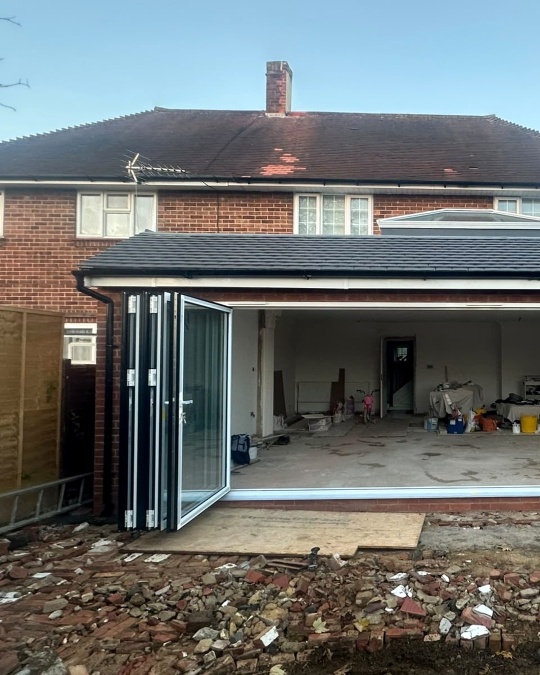
#> input picture images/2026-11-12/2026-11-12-rear-extension-bifold-1-4x5.jpg, 1080 x 1350 px (shown at 1/2 size)
$ python edit.py ../images/2026-11-12/2026-11-12-rear-extension-bifold-1-4x5.jpg   (older library calls are emulated)
#> lines starting #> are read from the running program, lines starting #| are printed output that depends on the picture
"""Honest, photo-by-photo edits for social posts.

Every photo is measured first: its size and shape, exposure, clipped
highlights, dark areas, colour cast, saturation, sharpness, noise, how
tilted its vertical lines are, and where the structure (door frames,
glazing bars, walls) sits. The edit is then built for that photo alone.
It only crops, straightens, corrects perspective, reduces noise and adjusts
light and colour: it never adds, removes or changes anything in the picture.
All metadata, including GPS location, is stripped.

Makes a feed version for Instagram and Facebook (<name>-feed.jpg) and a
9:16 vertical version for TikTok (<name>-9x16.jpg, 1080x1920).

The feed version is 4:5 (1080x1350) when the doors and frames fit inside a
4:5 crop. When they don't, nothing is cut off: the whole photo is shown on
a softly blurred background ("fit"), or, for a post whose photos are all
landscape, the photo is kept at its own shape ("native", 1080 wide).
Crops are chosen by looking for the structure in the photo and never cut
through a door frame or mullion when they can avoid it.

1. Measure a photo and see the suggested settings, with the reason for each:
     python scripts/edit.py INPUT --analyse

2. Edit it. Every setting you leave out uses the suggestion for this photo;
   anything you pass overrides it. (--preset none starts from no changes.)
     python scripts/edit.py INPUT --name ealing-bifold-1 \
         [--feed auto|crop|fit|native] [--tall auto|crop|fit] [--focus x,y] \
         [--rotate n] [--keystone n] [--auto 0|1] [--denoise n] \
         [--shadows n] [--highlights n] [--brightness n] [--contrast n] \
         [--clarity n] [--saturation n] [--warmth n] [--sharpen 0|1] \
         [--out images/2026-11-16]

--feed       auto (default) = 4:5 crop when the structure fits, else fit;
             crop = always crop to 4:5 around the structure; fit = whole
             photo on a blurred 4:5 background; native = the photo's own
             shape, 1080 wide (landscape or square photos only)
--tall       auto (default) = 9:16 crop when the structure fits, else fit
--focus      only if the automatic crop chose badly: the subject's centre as
             x,y fractions of the photo (0 to 1)
--rotate     degrees to straighten, positive = anticlockwise (within 5)
--keystone   fixes walls and frames leaning in because the phone was tilted
             (within 0.2): positive when they narrow towards the top
--auto       1 = automatic levels and white balance, 0 = off (keep warm light)
--denoise    0 = off, up to 10 for grainy low-light photos
--shadows    0 to 0.5: lift dark areas
--highlights 0 to 0.5: recover bright sky, windows and glare
--brightness 0.8 to 1.3 (1.0 = unchanged)
--contrast   0.9 to 1.2 (1.0 = unchanged)
--clarity    0 to 1: local contrast on detailed areas (frames, brickwork);
             smooth areas such as sky and plain walls are left alone
--saturation 0.9 to 1.15 (1.0 = unchanged)
--warmth     -0.08 to 0.08 (0 = unchanged)
--sharpen    1 = extra sharpening for a soft photo (output sharpening is always on)
"""
import argparse
import json
import math
import os
import sys

import cv2
import numpy as np
from PIL import Image, ImageEnhance, ImageFilter, ImageOps

try:
    from pillow_heif import register_heif_opener  # iPhone HEIC photos
    register_heif_opener()
#> (this line was passed over: pillow_heif is not available in this run)
except ImportError:
    pass

FEED_RATIO = 4 / 5
TALL_RATIO = 9 / 16
FEED_SIZE = (1080, 1350)
TALL_SIZE = (1080, 1920)
KEEP = 0.97          # a crop must keep this share of the structure, or we don't crop
LIMITS = {
    'rotate': (-5, 5), 'keystone': (-0.2, 0.2), 'denoise': (0, 10),
    'shadows': (0, 0.5), 'highlights': (0, 0.5), 'brightness': (0.8, 1.3),
    'contrast': (0.9, 1.2), 'clarity': (0, 1), 'saturation': (0.9, 1.15),
    'warmth': (-0.08, 0.08),
}
NEUTRAL = {
    'rotate': 0.0, 'keystone': 0.0, 'auto': 1, 'denoise': 0.0, 'shadows': 0.0,
    'highlights': 0.0, 'brightness': 1.0, 'contrast': 1.0, 'clarity': 0.0,
    'saturation': 1.0, 'warmth': 0.0, 'sharpen': 0, 'feed': 'auto', 'tall': 'auto',
}
LUMA = np.array([0.2126, 0.7152, 0.0722], dtype=np.float32)


def as_array(img):
    return np.asarray(img, dtype=np.float32) / 255.0


def as_image(arr):
    return Image.fromarray((np.clip(arr, 0, 1) * 255 + 0.5).astype(np.uint8))


def small(img, long_side=1000):
    s = long_side / max(img.size)
    return img.resize((round(img.width * s), round(img.height * s)), Image.LANCZOS) if s < 1 else img


# ── measuring ──────────────────────────────────────────────────────────────

def find_lines(img):
    """Long straight lines at a working size: the frames, mullions, walls and
    floor lines that give a glazing photo its structure. Brick courses,
    rubble and foliage are too short to count."""
    g = np.asarray(small(img).convert('L'))
    h, w = g.shape
    edges = cv2.Canny(cv2.GaussianBlur(g, (3, 3), 0), 50, 150)
    found = cv2.HoughLinesP(edges, 1, np.pi / 360, threshold=60, minLineLength=int(min(h, w) * 0.1), maxLineGap=6)
    lines = found.reshape(-1, 4).astype(float) if found is not None else np.zeros((0, 4))
    return g.shape, lines


def measure_lines(shape, lines):
    """Fits the lean of near-vertical lines across the photo:
    lean = tilt + convergence * position. Tilt gives the rotation,
    convergence gives the keystone."""
    h, w = shape
    leans, pos, weight = [], [], []
    for x1, y1, x2, y2 in lines:
        if abs(y2 - y1) < 3 * abs(x2 - x1) or y1 == y2:
            continue  # not within about 18 degrees of vertical
        if y1 > y2:
            x1, y1, x2, y2 = x2, y2, x1, y1  # (x1, y1) is the top end
        lean = (x1 - x2) / (y2 - y1)
        if abs(lean) > 0.21:
            continue  # leans more than 12 degrees: a diagonal, not a vertical
        leans.append(lean)
        pos.append(((x1 + x2) / 2 - w / 2) / w)
        weight.append(math.hypot(x2 - x1, y2 - y1))
    n = len(leans)
    lean, u, wt = np.array(leans), np.array(pos), np.array(weight)
    left, right = int((u < -0.12).sum()), int((u > 0.12).sum())
    result = {
        'vertical_lines': n,
        'lines_found_on': 'none' if n == 0 else 'both sides' if left and right else 'left side only' if left else 'right side only' if right else 'centre only',
        'rotate': 0.0, 'keystone': 0.0, 'lines_reliable': False,
    }
    # Tilt and perspective can only be told apart with lines on both sides:
    # lines on one side may lean because of the lens, not because the photo
    # is rotated.
    if n < 4 or not (left >= 2 and right >= 2):
        return result
    keep = np.ones(n, bool)
    for _ in range(3):   # fit, drop lines that disagree by over 1.5 degrees, refit
        A = np.stack([np.ones(keep.sum()), u[keep]], 1) * np.sqrt(wt[keep])[:, None]
        a, b = np.linalg.lstsq(A, lean[keep] * np.sqrt(wt[keep]), rcond=None)[0]
        keep = np.abs(lean - (a + b * u)) < 0.026
        if keep.sum() < 4:
            return result
    if wt[keep].sum() < 0.5 * wt.sum() or (u[keep] < -0.12).sum() < 2 or (u[keep] > 0.12).sum() < 2:
        return result
    result.update(rotate=round(math.degrees(math.atan(a)), 2), keystone=round(float(-b * h / w), 3), lines_reliable=True)
    return result


def structure_maps(shape, lines):
    """Two maps at the working size: where the near-vertical structure is
    (frames, mullions, jambs) and where the near-horizontal structure is
    (heads, thresholds, floor and ceiling lines), each line weighted by its
    length. Diagonals (roofs, perspective lines) are left out."""
    h, w = shape
    vmap, hmap = np.zeros((h, w), np.float32), np.zeros((h, w), np.float32)
    for x1, y1, x2, y2 in lines:
        dx, dy, n = x2 - x1, y2 - y1, math.hypot(x2 - x1, y2 - y1)
        if abs(dy) >= 3 * abs(dx):
            cv2.line(vmap, (int(x1), int(y1)), (int(x2), int(y2)), float(n), 2)
        elif abs(dx) >= 3 * abs(dy):
            cv2.line(hmap, (int(x1), int(y1)), (int(x2), int(y2)), float(n), 2)
    return vmap, hmap


def span(profile, lo=0.01, hi=0.99):
    """Where the weight of a 1-D profile sits, as fractions, ignoring the
    outer 1% at each end so a stray line doesn't stretch it."""
    total = profile.sum()
    if total <= 0:
        return 0.0, 1.0
    c = np.cumsum(profile) / total
    return float(np.searchsorted(c, lo) / len(profile)), float((np.searchsorted(c, hi) + 1) / len(profile))


def best_window(profile, win, cut):
    """The offset of a window of `win` samples that keeps the most structure
    and whose two edges fall where there is the least structure to cut
    through. Returns (offset, share of the structure kept)."""
    n = len(profile)
    if win >= n:
        return 0, 1.0
    total = profile.sum()
    if total <= 0:
        return (n - win) // 2, 1.0
    cs = np.concatenate([[0.0], np.cumsum(profile)])
    offs = np.arange(0, n - win + 1)
    inside = cs[offs + win] - cs[offs]
    penalty = cut[offs] + cut[offs + win - 1]
    score = inside - 2.0 * penalty - 0.02 * total * np.abs(offs - (n - win) / 2) / max(1, n - win)
    off = int(offs[np.argmax(score)])
    return off, float(inside[off] / total)


def crop_plan(shape, vmap, hmap, ratio):
    """Plans a crop of the given width:height ratio around the structure.
    Returns the crop box as fractions and the share of structure it keeps."""
    h, w = shape
    if w / h > ratio:            # too wide: choose where to cut left and right
        win = int(round(h * ratio))
        col = vmap.sum(0) + 0.3 * hmap.sum(0)
        cut = cv2.blur(vmap.sum(0).reshape(1, -1), (max(3, int(w * 0.015)), 1)).ravel()
        off, kept = best_window(col, win, cut)
        return (off / w, 0.0, (off + win) / w, 1.0), kept
    if w / h < ratio:            # too tall: choose where to cut top and bottom
        win = int(round(w / ratio))
        row = hmap.sum(1) + 0.3 * vmap.sum(1)
        cut = cv2.blur(hmap.sum(1).reshape(-1, 1), (1, max(3, int(h * 0.015)))).ravel()
        off, kept = best_window(row, win, cut)
        return (0.0, off / h, 1.0, (off + win) / h), kept
    return (0.0, 0.0, 1.0, 1.0), 1.0


def measure(img):
    arr = as_array(small(img))
    L = arr @ LUMA
    p2, p50, p98 = np.percentile(L, [2, 50, 98])
    mid = (L > 0.2) & (L < 0.85)
    r, g, b = (arr[mid].mean(0) if mid.sum() > 500 else arr.reshape(-1, 3).mean(0))
    hsv = cv2.cvtColor((arr * 255).astype(np.uint8), cv2.COLOR_RGB2HSV)
    grey = (L * 255).astype(np.float32)
    # Immerkaer's fast noise estimate, at full resolution (a centre crop, for
    # speed), because downsizing hides grain.
    full = np.asarray(img.convert('L'), dtype=np.float32)
    fh, fw = full.shape
    cy, cx, half = fh // 2, fw // 2, 750
    full = full[max(0, cy - half):cy + half, max(0, cx - half):cx + half]
    k = np.array([[1, -2, 1], [-2, 4, -2], [1, -2, 1]], np.float32)
    hh, ww = full.shape
    noise = math.sqrt(math.pi / 2) / (6 * (ww - 2) * (hh - 2)) * np.abs(cv2.filter2D(full, -1, k)[1:-1, 1:-1]).sum()
    shape, lines = find_lines(img)
    vmap, hmap = structure_maps(shape, lines)
    x0, x1 = span(vmap.sum(0))
    y0, y1 = span(hmap.sum(1) + vmap.sum(1))
    feed_box, feed_kept = crop_plan(shape, vmap, hmap, FEED_RATIO)
    tall_box, tall_kept = crop_plan(shape, vmap, hmap, TALL_RATIO)
    m = {
        'width': img.width, 'height': img.height,
        'shape': 'landscape' if img.width > img.height * 1.1 else 'portrait' if img.height > img.width * 1.1 else 'square',
        'median_brightness': round(float(p50), 3),
        'range': round(float(p98 - p2), 3),
        'dark_share': round(float((L < 0.1).mean()), 3),
        'clipped_share': round(float((L > 0.98).mean()), 3),
        'cast_red_blue': round(float(r - b), 3),
        'cast_green': round(float(g - (r + b) / 2), 3),
        'saturation': round(float(hsv[..., 1].mean() / 255), 3),
        'sharpness': round(float(cv2.Laplacian(grey, cv2.CV_32F).var()), 1),
        'noise': round(float(noise), 2),
        'structure_lines': int(len(lines)),
        'structure_box': [round(x0, 2), round(y0, 2), round(x1, 2), round(y1, 2)],
        'feed_crop': {'box': [round(v, 3) for v in feed_box], 'keeps': round(feed_kept, 3)},
        'tall_crop': {'box': [round(v, 3) for v in tall_box], 'keeps': round(tall_kept, 3)},
    }
    m.update(measure_lines(shape, lines))
    return m


def suggest(m):
    """Settings for this photo, each with the reason."""
    s, why = dict(NEUTRAL), {}
    if not m['lines_reliable']:
        why['lines'] = f"straightening not measured (vertical lines: {m['lines_found_on']}); judge it by eye"
    if m['lines_reliable'] and abs(m['rotate']) >= 0.4:
        s['rotate'] = round(max(-5, min(5, m['rotate'] * 0.9)), 2)
        why['rotate'] = f"vertical lines lean {m['rotate']} degrees on average"
    if m['lines_reliable'] and abs(m['keystone']) >= 0.025:
        s['keystone'] = round(max(-0.15, min(0.15, m['keystone'] * 0.8)), 3)
        why['keystone'] = f"verticals converge (measured {m['keystone']}); corrected at 80%, up to 0.15, so it still looks natural"
    p50 = m['median_brightness']
    if p50 < 0.35 and m['cast_red_blue'] > 0.06:
        s['auto'] = 0
        why['auto'] = 'warm low light (evening or interior lamps): levels and white balance left alone'
    if m['noise'] > 4.5 and p50 < 0.45:
        s['denoise'] = round(min(10, (m['noise'] - 3) * 1.5), 1)
        why['denoise'] = f"grainy (noise {m['noise']}) and dark"
    if p50 < 0.38 or m['dark_share'] > 0.18:
        s['shadows'] = round(min(0.45, 0.15 + max(0, 0.38 - p50) * 1.5 + max(0, m['dark_share'] - 0.18)), 2)
        why['shadows'] = f"dark photo (median {p50}, {round(m['dark_share'] * 100)}% near black)"
    if p50 < 0.33:
        s['brightness'] = round(1 + min(0.12, (0.4 - p50) * 0.5), 2)
        why['brightness'] = 'underexposed overall'
    elif p50 > 0.68:
        s['brightness'] = 0.95
        why['brightness'] = 'very bright overall'
    if m['clipped_share'] > 0.015:
        s['highlights'] = round(min(0.4, 0.15 + m['clipped_share'] * 3), 2)
        why['highlights'] = f"{round(m['clipped_share'] * 100, 1)}% of the photo is blown out (sky, windows or glare)"
    if m['range'] < 0.6:
        s['contrast'] = 1.06
        why['contrast'] = f"flat or hazy (tonal range {m['range']})"
    s['clarity'] = 0.15 if m['noise'] > 5 else 0.4
    why['clarity'] = 'kept low because the photo is grainy' if m['noise'] > 5 else 'standard crispness for frames and brickwork; sky and plain walls are left smooth'
    if m['saturation'] < 0.15:
        s['saturation'] = 1.08
        why['saturation'] = 'washed-out colour'
    elif m['saturation'] < 0.25:
        s['saturation'] = 1.04
        why['saturation'] = 'slightly muted colour'
    if m['sharpness'] < 120:
        s['sharpen'] = 1
        why['sharpen'] = f"soft (sharpness {m['sharpness']})"
    fk, tk = m['feed_crop']['keeps'], m['tall_crop']['keeps']
    if fk >= KEEP:
        s['feed'] = 'crop'
        why['feed'] = f"a 4:5 crop keeps {round(fk * 100)}% of the frames and glazing"
    else:
        s['feed'] = 'fit'
        why['feed'] = f"a 4:5 crop would cut off {round((1 - fk) * 100)}% of the frames and glazing, so the whole photo is shown on a blurred background (or use --feed native if every photo in the post is landscape)"
    if tk >= KEEP:
        s['tall'] = 'crop'
        why['tall'] = f"a 9:16 crop keeps {round(tk * 100)}% of the structure"
    else:
        s['tall'] = 'fit'
        why['tall'] = f"a 9:16 crop would cut off {round((1 - tk) * 100)}% of the structure, so the whole photo is shown on a black background"
    short = min(m['width'], m['height'])
    if short < 1080:
        why['size'] = f"small photo ({m['width']}x{m['height']}): it will be enlarged and may look soft"
    return s, why


# ── editing ────────────────────────────────────────────────────────────────

# [99 lines left out: functions largest_rotated_rect, straighten, keystone, denoise, auto_tone, shadows_highlights and 2 more, not called in this run]


def crop_box(img, box):
    w, h = img.size
    return img.crop((int(box[0] * w), int(box[1] * h), int(box[2] * w), int(box[3] * h)))


# [22 lines left out: functions crop_focus, fit_frame, not called in this run]


def output_sharpen(img, extra):
    """Downsizing softens edges; restore them, a little more if the photo was soft."""
    return img.filter(ImageFilter.UnsharpMask(radius=0.8 if not extra else 1.1, percent=35 if not extra else 70, threshold=2))


# [5 lines left out: function clamp, not called in this run]


def main():
    p = argparse.ArgumentParser()
    p.add_argument('input')
    p.add_argument('--analyse', action='store_true')
    p.add_argument('--preset', choices=['auto', 'none'], default='auto')
    p.add_argument('--name')
    p.add_argument('--focus')
    for k in ('rotate', 'keystone', 'denoise', 'shadows', 'highlights', 'brightness', 'contrast', 'clarity', 'saturation', 'warmth'):
        p.add_argument(f'--{k}', type=float)
    p.add_argument('--auto', type=int, choices=[0, 1])
    p.add_argument('--sharpen', type=int, choices=[0, 1])
    p.add_argument('--feed', choices=['auto', 'crop', 'fit', 'native'])
    p.add_argument('--tall', choices=['auto', 'crop', 'fit', 'blur'])
    p.add_argument('--out', default='ready')
    a = p.parse_args()

    img = ImageOps.exif_transpose(Image.open(a.input)).convert('RGB')  # upright, no metadata carried over
    m = measure(img)
    suggested, why = suggest(m)
    if a.analyse:
        print(json.dumps({'measured': m, 'suggested': suggested, 'why': why}, indent=1))
        return 0
    if not a.name:
        p.error('--name is required unless --analyse is used')

    s = dict(suggested if a.preset == 'auto' else NEUTRAL)
    for k in s:
        if getattr(a, k) is not None:
            s[k] = getattr(a, k)
    for k in LIMITS:
        s[k] = clamp(k, s[k])
    if s['tall'] == 'blur':
        s['tall'] = 'fit'
    if s['feed'] == 'auto':
        s['feed'] = suggested['feed'] if suggested['feed'] != 'auto' else 'crop'
    if s['tall'] == 'auto':
        s['tall'] = suggested['tall'] if suggested['tall'] != 'auto' else 'crop'
    if s['feed'] == 'native' and m['height'] > m['width'] * 1.25:
        print('note: native is for landscape or square photos; this one is portrait, using a 4:5 crop')
        s['feed'] = 'crop'

    img = straighten(img, s['rotate'])
    img = keystone(img, s['keystone'])
    # The crop plan is re-measured after straightening, because the frame moved.
    shape, lines = find_lines(img)
    vmap, hmap = structure_maps(shape, lines)
    img = denoise(img, s['denoise'])
    if s['auto']:
        img = auto_tone(img, m)
    img = shadows_highlights(img, s['shadows'], s['highlights'])
    img = ImageEnhance.Brightness(img).enhance(s['brightness'])
    img = ImageEnhance.Contrast(img).enhance(s['contrast'])
    img = clarity(img, s['clarity'])
    img = ImageEnhance.Color(img).enhance(s['saturation'])
    img = warm(img, s['warmth'])

    os.makedirs(a.out, exist_ok=True)
    report = {k: s[k] for k in s if s[k] != NEUTRAL[k]}
    outputs = []

    # Feed version (Instagram and Facebook)
    if s['feed'] == 'native':
        ratio = max(FEED_RATIO, min(1.91, img.width / img.height))
        feed = img if abs(img.width / img.height - ratio) < 0.01 else crop_box(img, crop_plan(shape, vmap, hmap, ratio)[0])
        size = (1080, round(1080 * feed.height / feed.width))
        report['feed_used'] = f'native {feed.width}:{feed.height}, nothing cut off'
    elif s['feed'] == 'fit':
        feed, size = fit_frame(img, FEED_SIZE), FEED_SIZE
        report['feed_used'] = 'fit: whole photo on a blurred 4:5 background'
    else:
        if a.focus:
            fx, fy = (min(max(float(v), 0.0), 1.0) for v in a.focus.split(','))
            feed, note = crop_focus(img, FEED_RATIO, fx, fy), f'4:5 crop around focus {fx},{fy}'
        else:
            box, kept = crop_plan(shape, vmap, hmap, FEED_RATIO)
            feed, note = crop_box(img, box), f'4:5 crop keeping {round(kept * 100)}% of the structure'
            if kept < KEEP:
                print(f'warning: the 4:5 crop cuts off {round((1 - kept) * 100)}% of the frames and glazing; consider --feed fit or native')
        size = FEED_SIZE
        report['feed_used'] = note
    outputs.append(('feed', feed, size))

    # 9:16 version (TikTok)
    if s['tall'] == 'fit':
        tall, note = fit_frame(img, TALL_SIZE, 'black'), 'fit: whole photo on a black 9:16 background'
    elif a.focus:
        fx, fy = (min(max(float(v), 0.0), 1.0) for v in a.focus.split(','))
        tall, note = crop_focus(img, TALL_RATIO, fx, fy), f'9:16 crop around focus {fx},{fy}'
    else:
        box, kept = crop_plan(shape, vmap, hmap, TALL_RATIO)
        tall, note = crop_box(img, box), f'9:16 crop keeping {round(kept * 100)}% of the structure'
        if kept < KEEP:
            print(f'warning: the 9:16 crop cuts off {round((1 - kept) * 100)}% of the structure; consider --tall fit')
    report['tall_used'] = note
    outputs.append(('9x16', tall, TALL_SIZE))

    for label, picture, (tw, th) in outputs:
        if picture.width < tw * 0.6:
            print(f'warning: {label} uses only {picture.width}px of width, so it will look soft when enlarged')
        out = picture.resize((tw, th), Image.LANCZOS) if picture.size != (tw, th) else picture
        out = output_sharpen(out, s['sharpen'])
        path = os.path.join(a.out, f'{a.name}-{label}.jpg')
        out.save(path, 'JPEG', quality=92, subsampling=0, optimize=True, progressive=True)  # no EXIF
        print(path)
    print('settings: ' + json.dumps(report))
    return 0


if __name__ == '__main__':
    sys.exit(main())
#> in main, img is the input picture: PIL image 1080x1350 RGB; mean R, G, B 108.7, 113.3, 112.5
#> in small, `return img.resize((round(img.width * s), round(img.height * s)), Image..`:
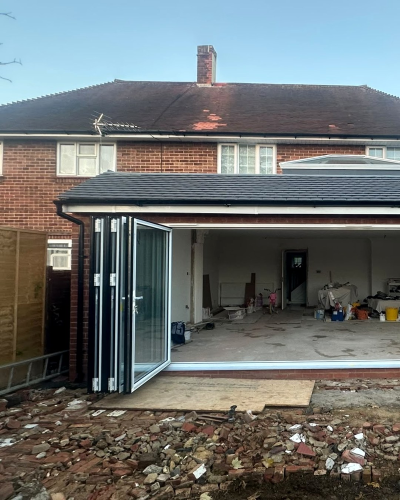
#> returned value: PIL image 800x1000 RGB (shown at 1/2 size); mean R, G, B 108.7, 113.3, 112.5
#> in measure, `L = arr @ LUMA`:
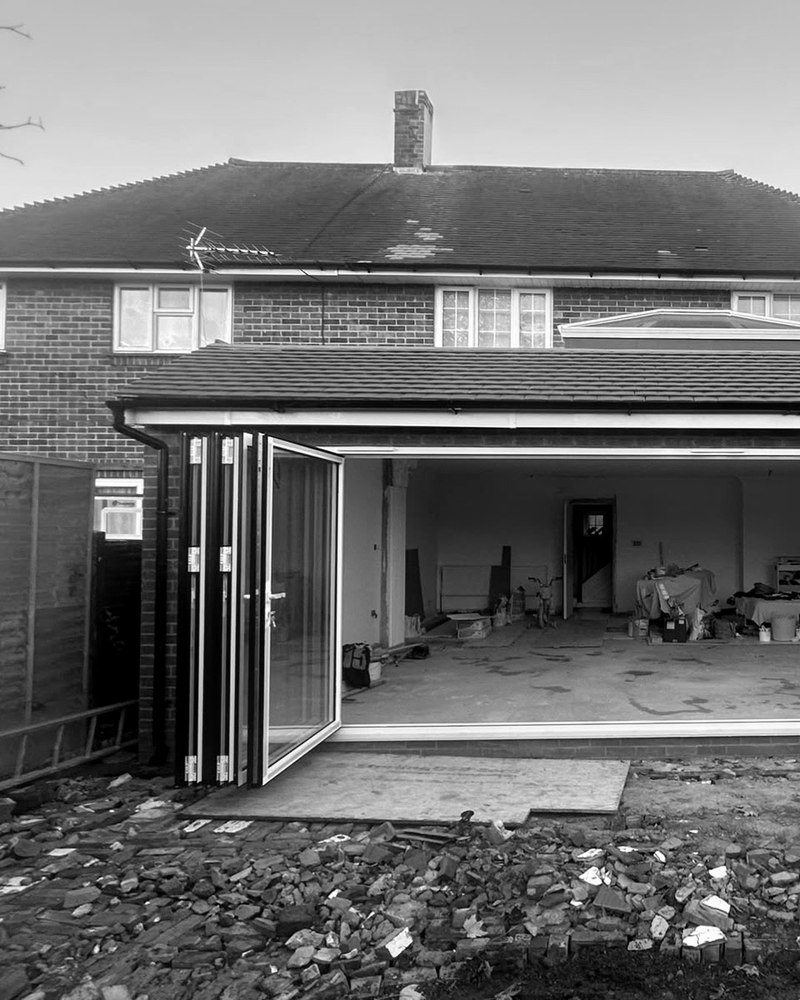
#> L: shape (1000, 800) float32; min 0, max 1, mean 0.44
#> in measure, `p2, p50, p98 = np.percentile(L, [2, 50, 98])`: p2 = 0.021; p50 = 0.383; p98 = 0.914
#> (the rest of the program and of its run is left out)
